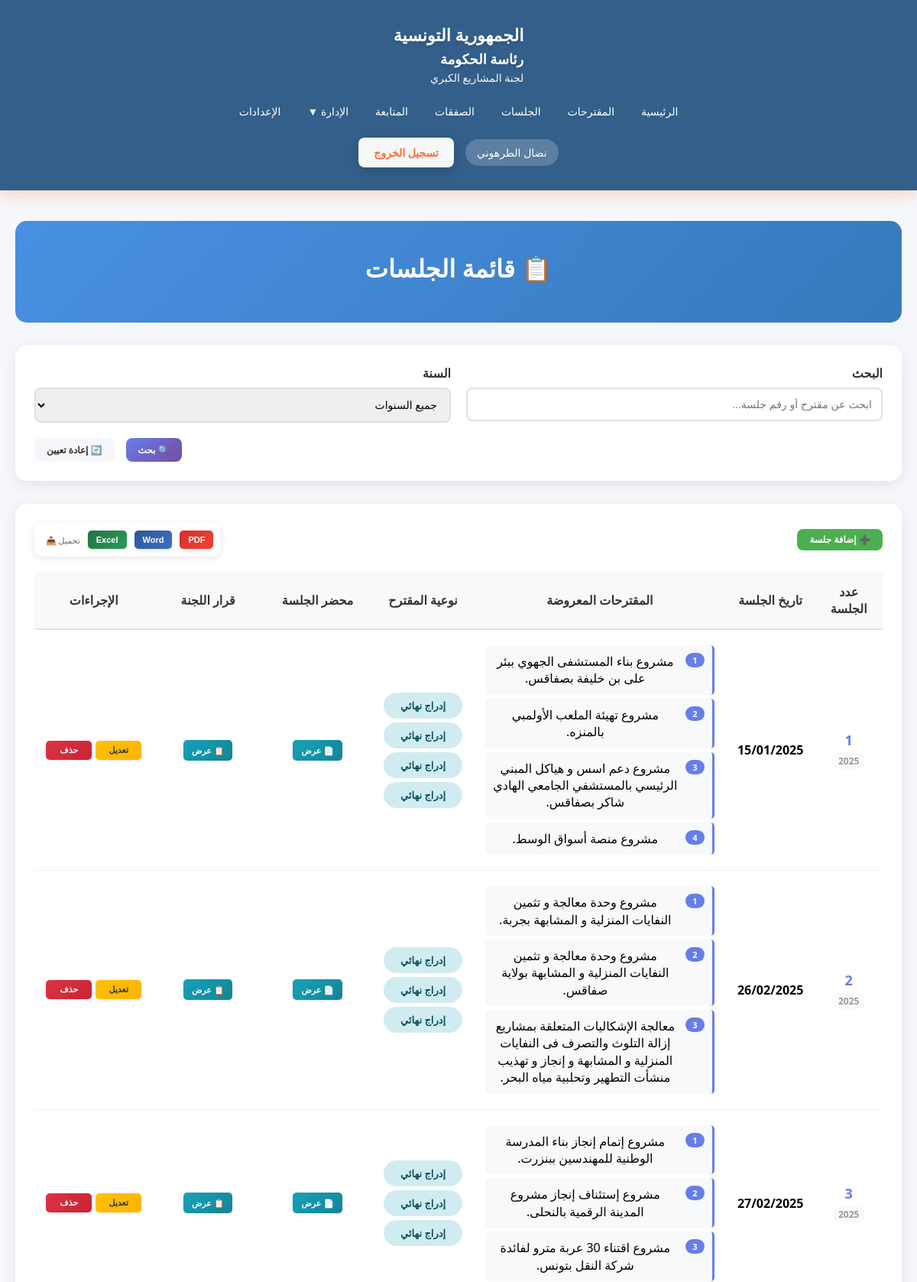
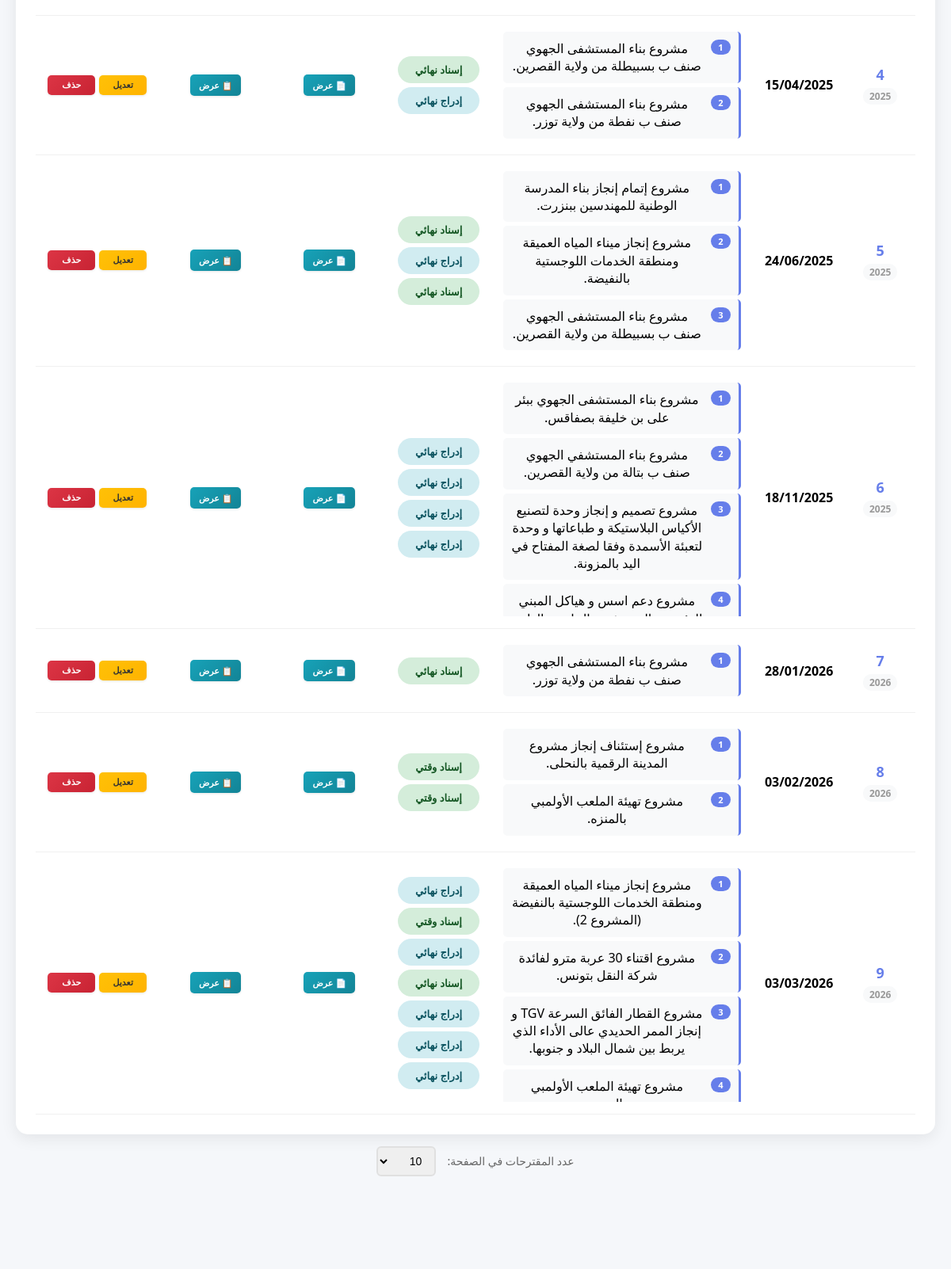
The app's page /Views/commissions.php (signed in, upper part) with its own data (2 pictures, top to bottom).
### tables this page shows
CREATE TABLE `projetcommission` (
  `idPc` int(11) NOT NULL,
  `idPro` int(11) NOT NULL,
  `idCom` int(11) NOT NULL,
  `naturePc` int(1) NOT NULL
);

CREATE TABLE `projet` (
  `idPro` int(11) NOT NULL,
  `idMinistere` int(11) NOT NULL,
  `idEtab` int(11) NOT NULL,
  `sujet` varchar(400) NOT NULL,
  `dateArrive` date NOT NULL,
  `procedurePro` varchar(30) NOT NULL,
  `cout` float NOT NULL,
  `id_Gov` int(11) NOT NULL,
  `proposition` varchar(400) NOT NULL,
  `idUser` int(11) NOT NULL,
  `etat` int(11) NOT NULL,
  `dateCreation` datetime NOT NULL
);

### Config/Permissions.php (called while the page is built, shortened)
<?php
class Permissions {
    public static function canCreateProjet() {
        $type = $_SESSION['user_type'] ?? 4;
        return in_array($type, [self::SUPER_ADMIN, self::ADMIN, self::RAPPORTEUR]);
    }
    public static function canEditProjet($projetUserId) {
        $type = $_SESSION['user_type'] ?? 4;
        if ($type == self::SUPER_ADMIN) {
            return true;
        }
        return false;
    }
}
?>

### Views/commissions.php (the view, shortened to what this page needs)
<?php
    require_once '../Config/Permissions.php';
    $database = new Database();
    $db = $database->getConnection();
    $filterSearch = isset($_GET['search']) ? Security::sanitizeInput($_GET['search']) : '';
    if (isset($_GET['items_per_page']) && $_GET['items_per_page'] === 'all') {
        $itemsPerPage = 999999;
        $showAll = true;
    } else {
        $itemsPerPage = isset($_GET['items_per_page']) ? min(100, max(10, intval($_GET['items_per_page']))) : 10;
    }
    $currentPage = isset($_GET['page']) ? max(1, intval($_GET['page'])) : 1;
    $offset = ($currentPage - 1) * $itemsPerPage;
    $sqlCommissions = "SELECT c.idCom, c.numCommission, c.dateCommission
                    FROM commission c
                    WHERE 1=1 ";
    $sqlCommissions .= " ORDER BY c.dateCommission ASC, c.numCommission ASC
                        LIMIT :limit OFFSET :offset";
    $stmtCommissions = $db->prepare($sqlCommissions);
    $stmtCommissions->bindParam(':limit', $itemsPerPage, PDO::PARAM_INT);
    $stmtCommissions->bindParam(':offset', $offset, PDO::PARAM_INT);
    $stmtCommissions->execute();
    $commissions = $stmtCommissions->fetchAll(PDO::FETCH_ASSOC);
    foreach ($commissions as &$commission) {
        $sqlProjets = "SELECT p.idPro, p.sujet, pc.naturePc,
                        CASE pc.naturePc
                            WHEN 20 THEN 'إدراج وقتي'
                            WHEN 21 THEN 'إدراج نهائي'
                            WHEN 22 THEN 'إسناد وقتي'
                            WHEN 23 THEN 'إسناد نهائي'
                            ELSE 'غير محدد'
                        END as natureLibelle
                    FROM projetcommission pc
                    JOIN projet p ON pc.idPro = p.idPro
                    WHERE pc.idCom = :idCom
                    ORDER BY p.sujet";
        $stmtProjets = $db->prepare($sqlProjets);
        $stmtProjets->bindParam(':idCom', $commission['idCom']);
        $stmtProjets->execute();
        $commission['projets_list'] = $stmtProjets->fetchAll(PDO::FETCH_ASSOC);
    }
?>
<!DOCTYPE html>
<html lang="ar" dir="rtl">
<head>
    <link rel="stylesheet" href="../assets/css/style.css">
</head>
<body>
    <?php include 'includes/header.php'; ?>
    <section class="content-section" style="padding: 40px 0;">
        <div class="container">
            <div class="admin-header">
                <h2>📋 قائمة الجلسات</h2>
            </div>
            <div class="filters-section">
                <form method="GET">
                    <div class="filters-grid">
                        <div class="filter-group">
                            <label>البحث</label>
                            <input type="text" name="search" placeholder="ابحث عن مقترح أو رقم جلسة..." value="<?php echo htmlspecialchars($filterSearch); ?>">
                        </div>
                        <div class="filter-group">
                            <label>السنة</label>
                            <select name="year">
                                <option value="">جميع السنوات</option>
                            </select>
                        </div>
                    </div>
                    <div class="filter-actions">
                        <button type="submit" class="btn btn-primary btn-sm">🔍 بحث</button>
                        <a href="commissions.php" class="btn btn-secondary btn-sm">🔄 إعادة تعيين</a>
                    </div>
                </form>
            </div>
        <div class="projects-table">
            <div style="margin-bottom: 20px; display: flex; justify-content: space-between; align-items: center; direction: rtl;">
                <?php if (Permissions::canCreateProjet()): ?>
                <button type="button" class="btn btn-success btn-sm" id="btnOpenModal">➕ إضافة جلسة</button>
                <?php endif; ?>
                <div style="display: inline-flex; gap: 10px; background: white; padding: 10px; border-radius: 10px; box-shadow: 0 2px 8px rgba(0,0,0,0.1); direction: ltr;">
                    <span style="color: #666; font-size: 11px; align-self: center; margin-left: 5px;">📥 تحميل</span>
                    <button onclick="exportData('excel')" class="btn-export btn-export-excel" title="تصدير إلى Excel">
                        <span>Excel</span>
                    </button>
                    <button onclick="exportData('word')" class="btn-export btn-export-word" title="تصدير إلى Word">
                        <span>Word</span>
                    </button>
                    <button onclick="exportData('pdf')" class="btn-export btn-export-pdf" title="تصدير إلى PDF">
                        <span>PDF</span>
                    </button>
                </div>
            </div>
    <?php if (count($commissions) > 0): ?>
            <table style="width: 100%;">
                <thead>
                    <tr>
                        <th>عدد الجلسة</th>
                        <th>تاريخ الجلسة</th>
                        <th>المقترحات المعروضة</th>
                        <th>نوعية المقترح</th>
                        <th>محضر الجلسة</th>
                        <th>قرار اللجنة</th>
                        <th>الإجراءات</th>
                    </tr>
                </thead>
                <tbody>
                    <?php foreach ($commissions as $row): ?>
                           <tr>
                            <td style="font-weight: bold; font-size: 16px; text-align: center;">
                                <div style="display: flex; flex-direction: column; align-items: center; gap: 5px;">
                                    <span style="font-size: 18px; color: #667eea;">
                                        <?php echo htmlspecialchars($row['numCommission']); ?>
                                    </span>
                                    <span style="font-size: 12px; color: #999; background: #f8f9fa; padding: 2px 8px; border-radius: 10px;">
                                        <?php echo date('Y', strtotime($row['dateCommission'])); ?>
                                    </span>
                                </div>
                            </td>
                            <td style="text-align: center;">
                                <div style="white-space: nowrap; font-size: 16px;font-weight: bold;">
                                   <?php echo date('d/m/Y', strtotime($row['dateCommission'])); ?>
                                </div>
                            </td>
                            <td>
                                <?php if (!empty($row['projets_list'])): ?>
                                    <div style="max-height: 300px; overflow-y: auto;">
                                        <?php foreach ($row['projets_list'] as $index => $p): ?>
                                            <div style="padding: 10px; margin: 5px 0; background: #f8f9fa; border-right: 3px solid #667eea; border-radius: 5px;">
                                                <div style="display: flex; align-items: start; gap: 10px;">
                                                    <span style="background: #667eea; color: white; padding: 2px 8px; border-radius: 12px; font-size: 11px; font-weight: bold; min-width: 25px; text-align: center;">
                                                        <?php echo $index + 1; ?>
                                                    </span>
                                                    <span style="flex: 1; line-height: 1.4;">
                                                        <?php echo htmlspecialchars($p['sujet']); ?>
                                                    </span>
                                                </div>
                                            </div>
                                        <?php endforeach; ?>
                                    </div>
                                <?php else: ?>
                                    <span style="color: #999; font-style: italic;">لا يوجد</span>
                                <?php endif; ?>
                            </td>
                            <td>
                                <?php if (!empty($row['projets_list'])): ?>
                                    <div style="max-height: 300px; overflow-y: auto;">
                                        <?php foreach ($row['projets_list'] as $p):
                                            $badgeClass = '';
                                            $natureText = $p['natureLibelle'];
                                            if (strpos($natureText, 'إدراج') !== false) {
                                                $badgeClass = 'badge-processing';
                                            } else if (strpos($natureText, 'إسناد') !== false) {
                                                $badgeClass = 'badge-approved';
                                            }
                                        ?>
                                            <div style="margin: 5px 0;">
                                                <span class="badge <?php echo $badgeClass; ?>" style="display: block; text-align: center; padding: 8px; font-size: 13px;">
                                                    <?php echo htmlspecialchars($natureText); ?>
                                                </span>
                                            </div>
                                        <?php endforeach; ?>
                                    </div>
                                <?php else: ?>
                                    <span style="color: #999; font-style: italic;">لا يوجد</span>
                                <?php endif; ?>
                            </td>
                            <td style="text-align: center;">
                                <?php if (!empty($row['mahdarPath'])): ?>
                                    <a href="<?php echo htmlspecialchars($row['mahdarPath']); ?>"
                                    target="_blank"
                                    class="btn-action btn-view"
                                    title="<?php echo htmlspecialchars($row['mahdarLibelle'] ?? 'محضر الجلسة'); ?>"
                                    style="display: inline-flex; align-items: center; gap: 5px; padding: 8px 15px;">
                                        📄 عرض
                                    </a>
                                <?php else: ?>
                                    <span style="color: #999; font-style: italic;">لا يوجد</span>
                                <?php endif; ?>
                            </td>
                            <td style="text-align: center;">
                                <?php if (!empty($row['qararPath'])): ?>
                                    <a href="<?php echo htmlspecialchars($row['qararPath']); ?>"
                                    target="_blank"
                                    class="btn-action btn-view"
                                    title="<?php echo htmlspecialchars($row['qararLibelle'] ?? 'قرار اللجنة'); ?>"
                                    style="display: inline-flex; align-items: center; gap: 5px; padding: 8px 15px;">
                                        📋 عرض
                                    </a>
                                <?php endif; ?>
                            </td>
                            <td style="text-align: center;">
                                <div style="display: flex; gap: 5px; justify-content: center; flex-wrap: nowrap;">
                                    <?php if (Permissions::canEditProjet($_SESSION['user_id'])): ?>
                                        <button onclick="openEditCommissionModal(<?php echo $row['idCom']; ?>)"
                                                class="btn-action btn-edit"
                                                title="تعديل الجلسة">
                                            تعديل
                                        </button>
                                        <button onclick="confirmDeleteCommission(<?php echo $row['idCom']; ?>)"
                                                class="btn-action btn-delete"
                                                title="حذف الجلسة">
                                            حذف
                                        </button>
                                    <?php else: ?>
                                        <span style="color: #999; font-style: italic;">-</span>
                                    <?php endif; ?>
                                </div>
                            </td>
                        </tr>
                    <?php endforeach; ?>
                </tbody>
            </table>
    <?php endif; ?>
</div>
            <div class="items-per-page" style="margin-top: 15px; text-align: center;">
                <label style="color: #666; font-size: 14px; margin-left: 10px;">عدد المقترحات في الصفحة:</label>
                <select id="itemsPerPageSelect" style="padding: 8px 12px; border: 2px solid #e0e0e0; border-radius: 6px; font-size: 14px;">
                    <option value="10" selected>10</option>
                </select>
            </div>
        </div>
    </section>
</body>
</html>

### assets/CSS/style.css (style rules this page uses)
* { margin: 0; padding: 0; box-sizing: border-box; }
body { font-family: 'Segoe UI', Tahoma, Geneva, Verdana, sans-serif; background: #f5f7fa; direction: rtl; }
.container { max-width: 1400px; margin: 0 auto; padding: 0 20px; }
.content-section { padding: 60px 0; }
table { width: 100%; border-collapse: collapse; }
th { background: #f8f9fa; padding: 15px; text-align: center; font-weight: 600; color: #333; border-bottom: 2px solid #dee2e6; }
td { padding: 15px; text-align: center; border-bottom: 1px solid #f0f0f0; }
table th:nth-child(1), table td:nth-child(1) { width: 20%; max-width: 200px; }
table th:nth-child(2), table td:nth-child(2) { width: 15%; }
table th:nth-child(6), table td:nth-child(6) { width: 12%; }
table th:nth-child(7), table td:nth-child(7) { width: 12%; }

### Views/includes/header.php (style rules this page uses)
.container { max-width: 1400px; margin: 0 auto; padding: 0 20px; }

### records on screen
projetcommission: idPro.sujet "مشروع بناء المستشفى الجهوي ببئر على بن خليفة بصفاقس.", natureText "إدراج نهائي"
projetcommission: idPro.sujet "مشروع تهيئة الملعب الأولمبي بالمنزه.", natureText "إدراج نهائي"
projetcommission: idPro.sujet "مشروع دعم اسس و هياكل المبني الرئيسي بالمستشفي الجامعي الهادي شاكر بصفاقس.", natureText "إدراج نهائي", idPro.sujet "مشروع دعم اسس و هياكل المبني…"
projetcommission: idPro.sujet "مشروع منصة أسواق الوسط.", natureText "إدراج نهائي"
projetcommission: idPro.sujet "مشروع وحدة معالجة و تثمين النفايات المنزلية و المشابهة بجربة.", natureText "إدراج نهائي"
projetcommission: idPro.sujet "مشروع وحدة معالجة و تثمين النفايات المنزلية و المشابهة بولاية صفاقس.", natureText "إدراج نهائي"
projetcommission: idPro.sujet "معالجة الإشكاليات المتعلقة بمشاريع إزالة التلوث والتصرف فى النفايات المنزلية و المشابهة و إنجاز و تهذيب منشأت التطهير وتحلبية مياه البحر.", natureText "إدراج نهائي"
projetcommission: idPro.sujet "مشروع إتمام إنجاز بناء المدرسة الوطنية للمهندسين ببنزرت.", natureText "إدراج نهائي"
projetcommission: idPro.sujet "مشروع إستئناف إنجاز مشروع المدينة الرقمية بالنحلى.", natureText "إدراج نهائي"
projetcommission: idPro.sujet "مشروع اقتناء 30 عربة مترو لفائدة شركة النقل بتونس.", natureText "إدراج نهائي"
projetcommission: idPro.sujet "مشروع بناء المستشفى الجهوي صنف ب بسبيطلة من ولاية القصرين.", natureText "إسناد نهائي"
projetcommission: idPro.sujet "مشروع بناء المستشفى الجهوي صنف ب نفطة من ولاية توزر.", natureText "إدراج نهائي"
projetcommission: idPro.sujet "مشروع إتمام إنجاز بناء المدرسة الوطنية للمهندسين ببنزرت.", natureText "إسناد نهائي"
projetcommission: idPro.sujet "مشروع إنجاز ميناء المياه العميقة ومنطقة الخدمات اللوجستية بالنفيضة.", natureText "إدراج نهائي"
projetcommission: idPro.sujet "مشروع بناء المستشفي الجهوي صنف ب بتالة من ولاية القصرين.", natureText "إدراج نهائي"
projetcommission: idPro.sujet "مشروع تصميم و إنجاز وحدة لتصنيع الأكياس البلاستيكة و طباعاتها و وحدة لتعبئة الأسمدة وفقا لصغة المفتاح في اليد بالمزونة.", natureText "إدراج نهائي"
projetcommission: idPro.sujet "مشروع بناء المستشفى الجهوي صنف ب نفطة من ولاية توزر.", natureText "إسناد نهائي"
projetcommission: idPro.sujet "مشروع إستئناف إنجاز مشروع المدينة الرقمية بالنحلى.", natureText "إسناد وقتي"
projetcommission: idPro.sujet "مشروع تهيئة الملعب الأولمبي بالمنزه.", natureText "إسناد وقتي"
projetcommission: idPro.sujet "مشروع إنجاز ميناء المياه العميقة ومنطقة الخدمات اللوجستية بالنفيضة (المشروع 2).", natureText "إدراج نهائي"
projetcommission: idPro.sujet "مشروع اقتناء 30 عربة مترو لفائدة شركة النقل بتونس.", natureText "إسناد وقتي"
projetcommission: idPro.sujet "مشروع القطار الفائق السرعة TGV و إنجاز الممر الحديدي عالى الأداء الذي يربط بين شمال البلاد و جنوبها.", natureText "إدراج نهائي"
projetcommission: idPro.sujet "مشروع تهيئة الملعب الأولمبي…", natureText "إسناد نهائي"
projetcommission: natureText "إدراج نهائي"
projetcommission: natureText "إدراج نهائي"
projetcommission: natureText "إدراج نهائي"

### other values on screen
$_SESSION['user_name'] "نضال الطرهوني"
$row['numCommission'] "1"
date('Y', strtotime($row['dateCommission'])) "2025"
date('d/m/Y', strtotime($row['dateCommission'])) "15/01/2025"
$row['numCommission'] "2"
date('d/m/Y', strtotime($row['dateCommission'])) "26/02/2025"
$row['numCommission'] "3"
date('d/m/Y', strtotime($row['dateCommission'])) "27/02/2025"
$row['numCommission'] "4"
date('d/m/Y', strtotime($row['dateCommission'])) "15/04/2025"
$row['numCommission'] "5"
date('d/m/Y', strtotime($row['dateCommission'])) "24/06/2025"
$row['numCommission'] "6"
date('d/m/Y', strtotime($row['dateCommission'])) "18/11/2025"
$row['numCommission'] "7"
